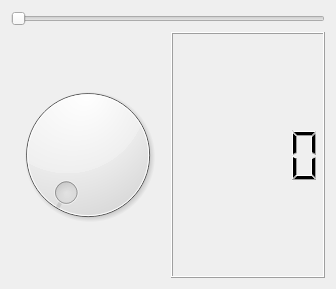
<?xml version="1.0" encoding="UTF-8"?>
<ui version="4.0">
 <class>Widget_ModelParamEdit</class>
 <widget class="QWidget" name="Widget_ModelParamEdit">
  <property name="geometry">
   <rect>
    <x>0</x>
    <y>0</y>
    <width>336</width>
    <height>289</height>
   </rect>
  </property>
  <property name="windowTitle">
   <string>Form</string>
  </property>
  <layout class="QGridLayout" name="gridLayout">
   <item row="0" column="0" colspan="2">
    <widget class="QSlider" name="sldSelectParam">
     <property name="orientation">
      <enum>Qt::Horizontal</enum>
     </property>
    </widget>
   </item>
   <item row="1" column="0">
    <widget class="QDial" name="dialParam"/>
   </item>
   <item row="1" column="1">
    <widget class="QLCDNumber" name="lcdNumber"/>
   </item>
  </layout>
 </widget>
 <resources/>
 <connections>
  <connection>
   <sender>dialParam</sender>
   <signal>valueChanged(int)</signal>
   <receiver>lcdNumber</receiver>
   <slot>display(int)</slot>
   <hints>
    <hint type="sourcelabel">
     <x>75</x>
     <y>80</y>
    </hint>
    <hint type="destinationlabel">
     <x>326</x>
     <y>115</y>
    </hint>
   </hints>
  </connection>
 </connections>
</ui>
